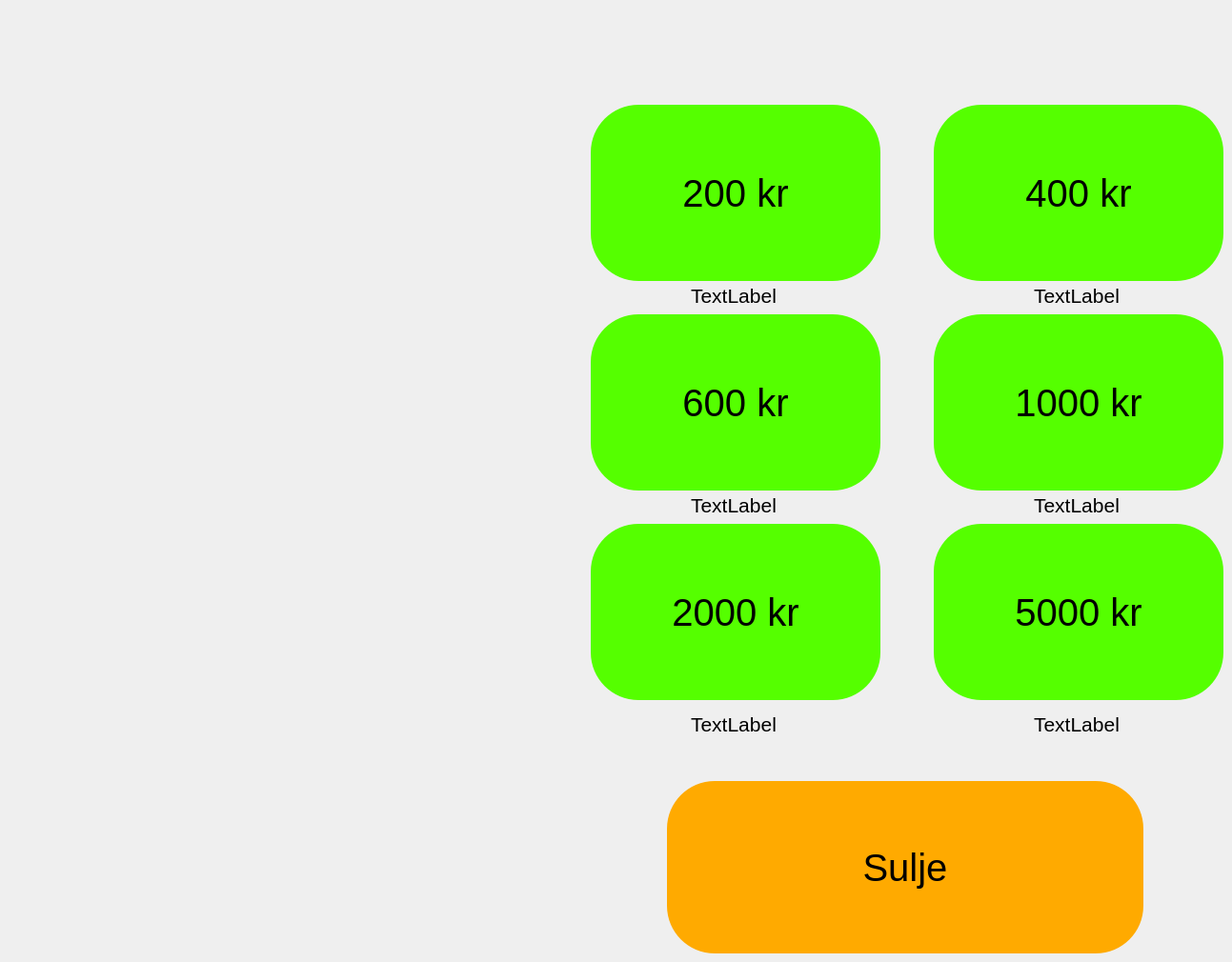
      <widget class="QWidget" name="page_5">
       <widget class="QPushButton" name="pushButtonBack_5">
        <property name="geometry">
         <rect>
          <x>700</x>
          <y>820</y>
          <width>500</width>
          <height>181</height>
         </rect>
        </property>
        <property name="font">
         <font>
          <pointsize>30</pointsize>
         </font>
        </property>
        <property name="styleSheet">
         <string notr="true">background-color: rgb(255, 170, 0);
border-radius:50px;</string>
        </property>
        <property name="text">
         <string>Sulje</string>
        </property>
       </widget>
       <widget class="QPushButton" name="pushButtonSEK_200">
        <property name="geometry">
         <rect>
          <x>620</x>
          <y>110</y>
          <width>304</width>
          <height>185</height>
         </rect>
        </property>
        <property name="font">
         <font>
          <pointsize>30</pointsize>
         </font>
        </property>
        <property name="styleSheet">
         <string notr="true">background-color:rgb(85, 255, 0);
border-radius: 50px;
min-height: 181px;
min-width: 300px;</string>
        </property>
        <property name="text">
         <string>200 kr</string>
        </property>
       </widget>
       <widget class="QPushButton" name="pushButtonSEK_1000">
        <property name="geometry">
         <rect>
          <x>980</x>
          <y>330</y>
          <width>304</width>
          <height>185</height>
         </rect>
        </property>
        <property name="font">
         <font>
          <pointsize>30</pointsize>
         </font>
        </property>
        <property name="styleSheet">
         <string notr="true">background-color:rgb(85, 255, 0);
border-radius: 50px;
min-height: 181px;
min-width: 300px;</string>
        </property>
        <property name="text">
         <string>1000 kr</string>
        </property>
       </widget>
       <widget class="QPushButton" name="pushButtonSEK_2000">
        <property name="geometry">
         <rect>
          <x>620</x>
          <y>550</y>
          <width>304</width>
          <height>185</height>
         </rect>
        </property>
        <property name="font">
         <font>
          <pointsize>30</pointsize>
         </font>
        </property>
        <property name="styleSheet">
         <string notr="true">background-color:rgb(85, 255, 0);
border-radius: 50px;
min-height: 181px;
min-width: 300px;</string>
        </property>
        <property name="text">
         <string>2000 kr</string>
        </property>
       </widget>
       <widget class="QPushButton" name="pushButtonSEK_400">
        <property name="geometry">
         <rect>
          <x>980</x>
          <y>110</y>
          <width>304</width>
          <height>185</height>
         </rect>
        </property>
        <property name="font">
         <font>
          <pointsize>30</pointsize>
         </font>
        </property>
        <property name="styleSheet">
         <string notr="true">background-color:rgb(85, 255, 0);
border-radius: 50px;
min-height: 181px;
min-width: 300px;</string>
        </property>
        <property name="text">
         <string>400 kr</string>
        </property>
       </widget>
       <widget class="QPushButton" name="pushButtonSEK_600">
        <property name="geometry">
         <rect>
          <x>620</x>
          <y>330</y>
          <width>304</width>
          <height>185</height>
         </rect>
        </property>
        <property name="font">
         <font>
          <pointsize>30</pointsize>
         </font>
        </property>
        <property name="styleSheet">
         <string notr="true">background-color:rgb(85, 255, 0);
border-radius: 50px;
min-height: 181px;
min-width: 300px;</string>
        </property>
        <property name="text">
         <string>600 kr</string>
        </property>
       </widget>
       <widget class="QPushButton" name="pushButtonSEK_5000">
        <property name="geometry">
         <rect>
          <x>980</x>
          <y>550</y>
          <width>304</width>
          <height>185</height>
         </rect>
        </property>
        <property name="font">
         <font>
          <pointsize>30</pointsize>
         </font>
        </property>
        <property name="styleSheet">
         <string notr="true">background-color:rgb(85, 255, 0);
border-radius: 50px;
min-height: 181px;
min-width: 300px;</string>
        </property>
        <property name="text">
         <string>5000 kr</string>
        </property>
       </widget>
       <widget class="QLabel" name="label_200_SEK">
        <property name="geometry">
         <rect>
          <x>620</x>
          <y>300</y>
          <width>300</width>
          <height>21</height>
         </rect>
        </property>
        <property name="font">
         <font>
          <pointsize>16</pointsize>
         </font>
        </property>
        <property name="layoutDirection">
         <enum>Qt::LeftToRight</enum>
        </property>
        <property name="text">
         <string>TextLabel</string>
        </property>
        <property name="alignment">
         <set>Qt::AlignCenter</set>
        </property>
       </widget>
       <widget class="QLabel" name="label_400_SEK">
        <property name="geometry">
         <rect>
          <x>980</x>
          <y>300</y>
          <width>300</width>
          <height>21</height>
         </rect>
        </property>
        <property name="font">
         <font>
          <pointsize>16</pointsize>
         </font>
        </property>
        <property name="text">
         <string>TextLabel</string>
        </property>
        <property name="alignment">
         <set>Qt::AlignCenter</set>
        </property>
       </widget>
       <widget class="QLabel" name="label_600_SEK">
        <property name="geometry">
         <rect>
          <x>620</x>
          <y>520</y>
          <width>300</width>
          <height>21</height>
         </rect>
        </property>
        <property name="font">
         <font>
          <pointsize>16</pointsize>
         </font>
        </property>
        <property name="text">
         <string>TextLabel</string>
        </property>
        <property name="alignment">
         <set>Qt::AlignCenter</set>
        </property>
       </widget>
       <widget class="QLabel" name="label_1000_SEK">
        <property name="geometry">
         <rect>
          <x>980</x>
          <y>520</y>
          <width>300</width>
          <height>21</height>
         </rect>
        </property>
        <property name="font">
         <font>
          <pointsize>16</pointsize>
         </font>
        </property>
        <property name="text">
         <string>TextLabel</string>
        </property>
        <property name="alignment">
         <set>Qt::AlignCenter</set>
        </property>
       </widget>
       <widget class="QLabel" name="label_2000_SEK">
        <property name="geometry">
         <rect>
          <x>620</x>
          <y>750</y>
          <width>300</width>
          <height>21</height>
         </rect>
        </property>
        <property name="font">
         <font>
          <pointsize>16</pointsize>
         </font>
        </property>
        <property name="text">
         <string>TextLabel</string>
        </property>
        <property name="alignment">
         <set>Qt::AlignCenter</set>
        </property>
       </widget>
       <widget class="QLabel" name="label_5000_SEK">
        <property name="geometry">
         <rect>
          <x>980</x>
          <y>750</y>
          <width>300</width>
          <height>21</height>
         </rect>
        </property>
        <property name="font">
         <font>
          <pointsize>16</pointsize>
         </font>
        </property>
        <property name="text">
         <string>TextLabel</string>
        </property>
        <property name="alignment">
         <set>Qt::AlignCenter</set>
        </property>
       </widget>
      </widget>
